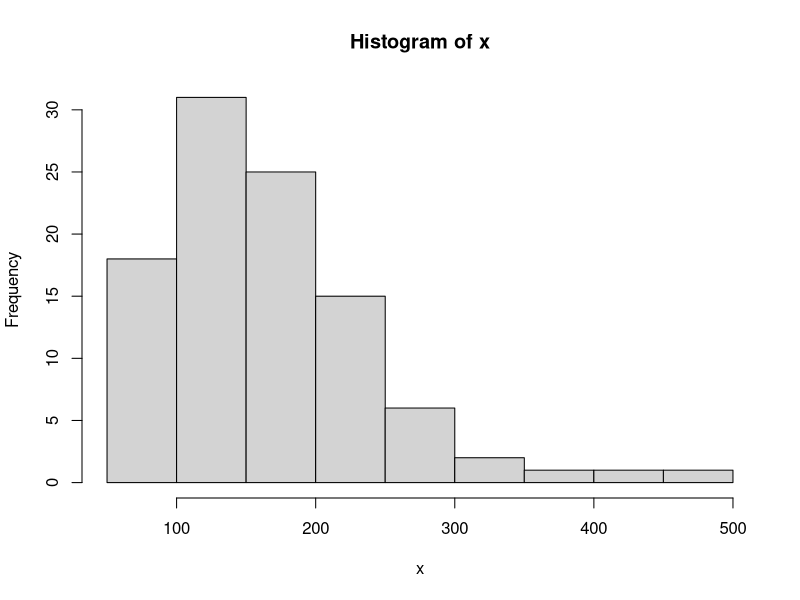
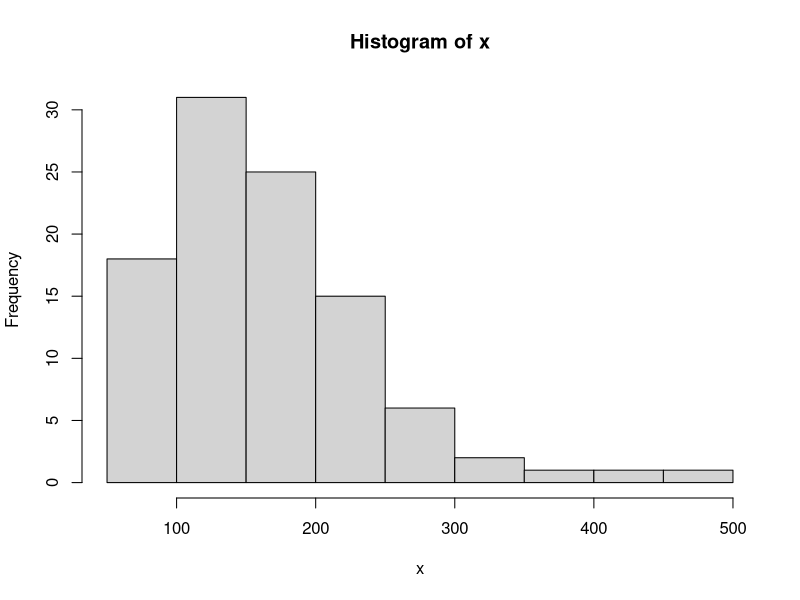
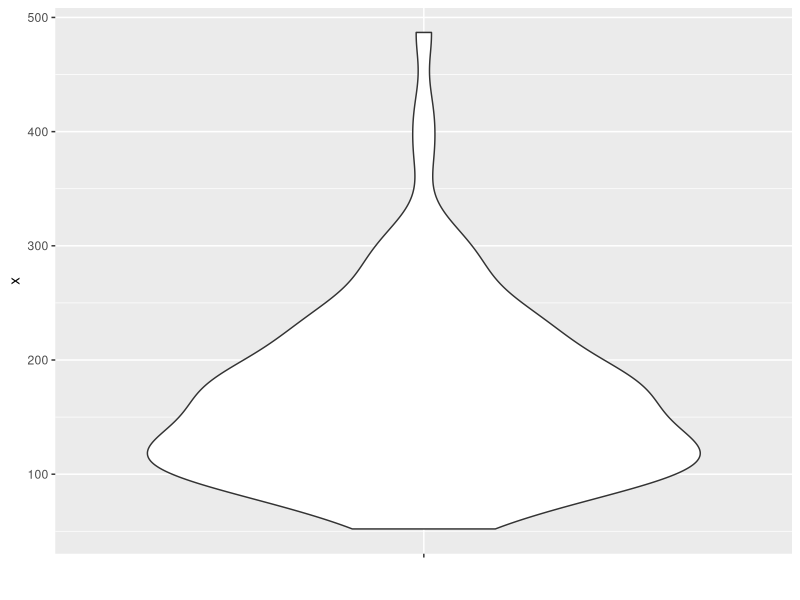

The R source for these figures, in order:
## ---- chunk 1

x<-rlnorm(100, meanlog=5, sdlog=0.5)
## ---- chunk 2

    hist(x)
## ---- chunk 3

    hist(x)
## ---- chunk 4
library(ggplot2)

#Creating a dataframe (because ggplot needs one)
df<-data.frame(x=x)

ggplot(df)+

  geom_violin(aes(x='', y=x))+

  xlab('')
